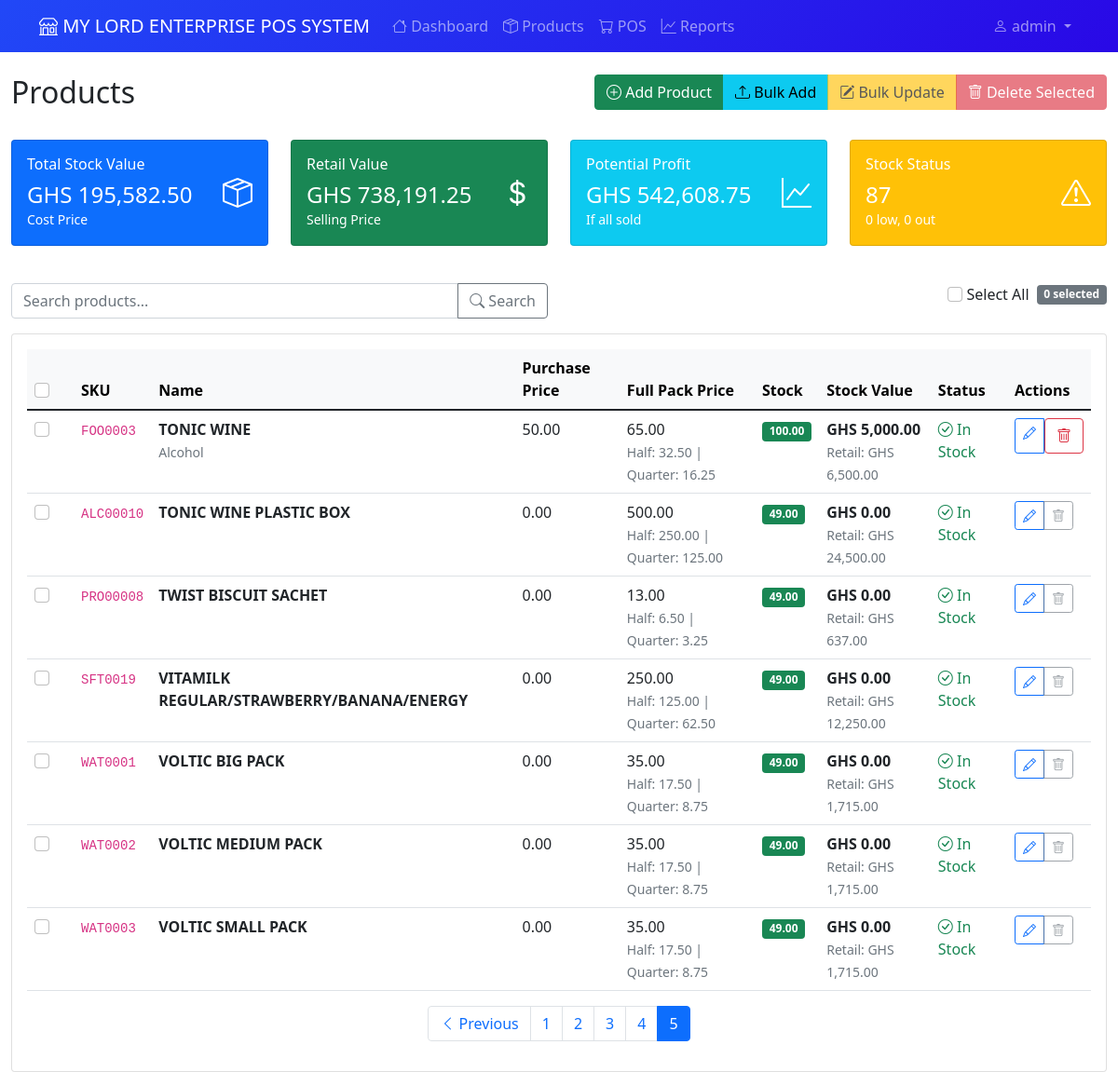
The app's page /products/?page=5&q=&category=all (signed in), older data.
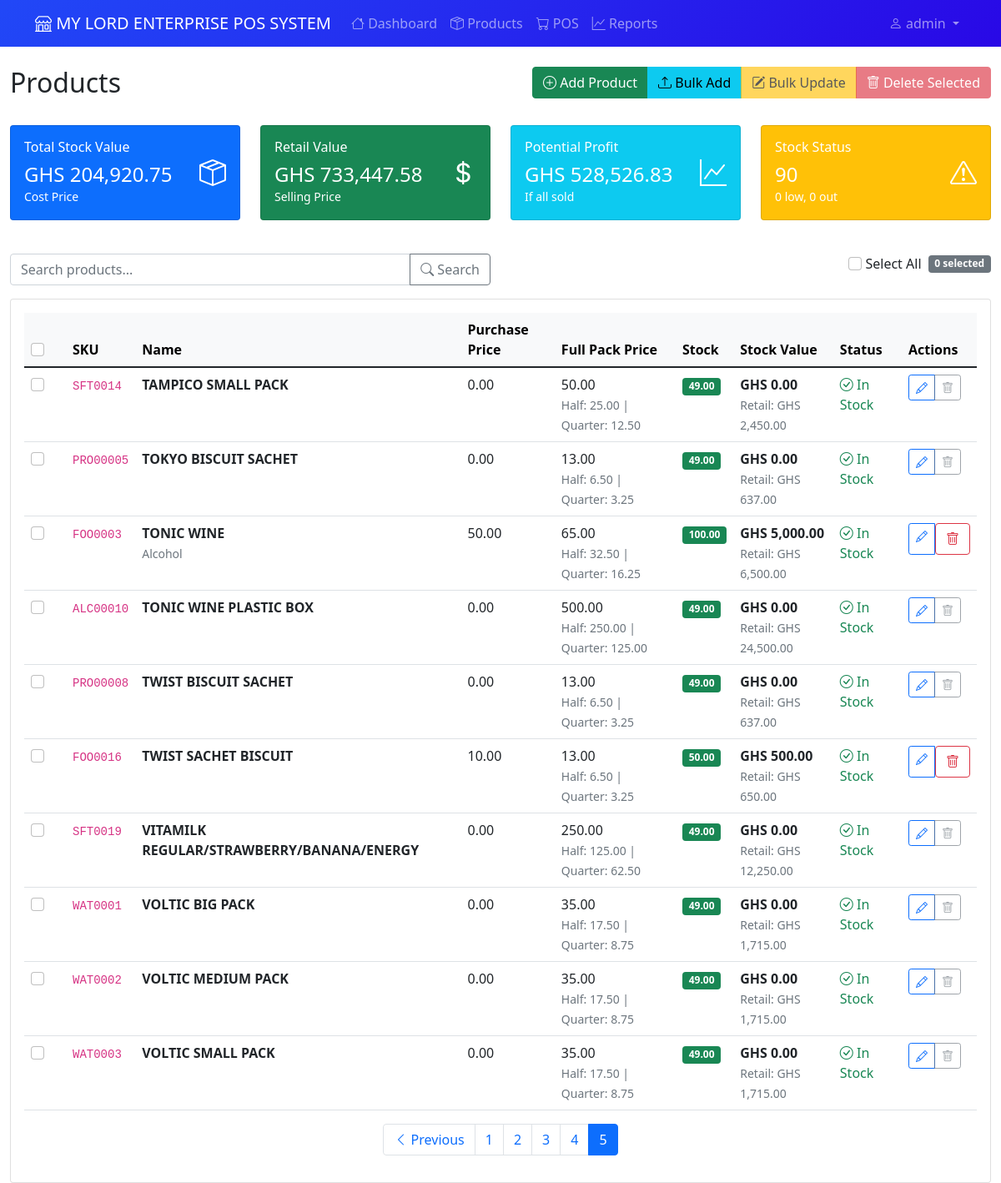
The same page, newer data.
### app/models.py (models this page shows, shortened)
class Product(db.Model):
    id = db.Column(db.Integer, primary_key=True)
    sku = db.Column(db.String(20), unique=True, nullable=False, index=True)
    name = db.Column(db.String(100), nullable=False)
    category = db.Column(db.String(50), nullable=False, index=True)
    description = db.Column(db.Text)
    purchase_price = db.Column(db.Numeric(10, 2), nullable=False)
    full_price = db.Column(db.Numeric(10, 2), nullable=False)
    half_price = db.Column(db.Numeric(10, 2), nullable=True)
    price = db.Column(db.Numeric(10, 2), nullable=False)  # For backward compatibility
    units_per_pack = db.Column(db.Integer, default=1, nullable=False)  # How many units in a full pack
    unit_price = db.Column(db.Numeric(10, 2), nullable=True)  # Price per single unit (retail)
    quantity = db.Column(db.Numeric(10, 2), nullable=False, default=0)
    image_filename = db.Column(db.String(255), nullable=True)
    image_path = db.Column(db.String(500), nullable=True)
    created_at = db.Column(db.DateTime, nullable=False, default=datetime.utcnow)
    updated_at = db.Column(db.DateTime, default=datetime.utcnow, onupdate=datetime.utcnow)
    sale_items = db.relationship('SaleItem', backref='product', lazy=True)
    CATEGORIES = [
        ('electronics', 'Electronics'),
        ('clothing', 'Clothing'),
        ('food', 'Food & Beverages'),
        ('beauty', 'Beauty & Personal Care'),
        ('books', 'Books & Stationery'),
        ('home', 'Home & Garden'),
        ('sports', 'Sports & Recreation'),
        ('automotive', 'Automotive'),
        ('toys', 'Toys & Games'),
        ('health', 'Health & Wellness'),
        ('jewelry', 'Jewelry & Accessories'),
        ('music', 'Music & Instruments'),
        ('pets', 'Pet Supplies'),
        ('office', 'Office Supplies'),
        ('tools', 'Tools & Hardware'),
        ('other', 'Other')
    ]
    ALLOWED_IMAGE_EXTENSIONS = {'png', 'jpg', 'jpeg', 'gif', 'webp'}
    MAX_IMAGE_SIZE = 10 * 1024 * 1024  # 10MB
    @property
    def quarter_price(self):
        return self.full_price / Decimal('4')

### app/products.py (the view, shortened to what this page needs)
@bp.route('/')
@login_required
@manager_required
def list_products():
    search = request.args.get('q', '').strip()
    category_filter = request.args.get('category', 'all')
    page = request.args.get('page', 1, type=int)
    query = Product.query
    if category_filter and category_filter != 'all':
        query = query.filter(Product.category == category_filter)
    products = query.order_by(Product.name).paginate(
        page=page, per_page=20, error_out=False
    )
    total_stock_value = db.session.query(
        func.sum(Product.purchase_price * Product.quantity)
    ).scalar() or 0
    total_retail_value = db.session.query(
        func.sum(Product.full_price * Product.quantity)
    ).scalar() or 0
    potential_profit = float(total_retail_value) - float(total_stock_value)
    total_products = Product.query.count()
    low_stock_count = Product.query.filter(Product.quantity <= 5).count()
    out_of_stock_count = Product.query.filter(Product.quantity == 0).count()
    category_stats = db.session.query(
        Product.category,
        func.count(Product.id).label('count'),
        func.sum(Product.quantity).label('total_quantity'),
        func.sum(Product.purchase_price * Product.quantity).label('total_value')
    ).group_by(Product.category).all()
    return render_template('products/list.html',
                         products=products,
                         search=search,
                         category_filter=category_filter,
                         categories=Product.CATEGORIES,
                         total_stock_value=total_stock_value,
                         total_retail_value=total_retail_value,
                         potential_profit=potential_profit,
                         total_products=total_products,
                         low_stock_count=low_stock_count,
                         out_of_stock_count=out_of_stock_count,
                         category_stats=category_stats)

### app/models.py (called while the page is built)
    def needs_password_change(self):
        return self.must_change_password or self.is_temporary_password

    def is_admin(self):
        return self.role == 'admin'

    def is_manager(self):
        return self.role in ['admin', 'manager']

### app/templates/products/list.html (shortened to what the changed rows need)
{% extends "base.html" %}
{% block content %}
<div class="row mb-4">
    <div class="col-md-6">
        <h2>Products</h2>
    </div>
</div>
<div class="row mb-4">
    <div class="col-lg-3 col-md-6 mb-3">
        <div class="card text-white bg-primary">
            <div class="card-body">
                <div class="d-flex justify-content-between">
                    <div>
                        <h6 class="card-title">Total Stock Value</h6>
                        <h4 class="mb-0">GHS {{ (total_stock_value or 0)|currency }}</h4>
                        <small>Cost Price</small>
                    </div>
                </div>
            </div>
        </div>
    </div>
    <div class="col-lg-3 col-md-6 mb-3">
        <div class="card text-white bg-success">
            <div class="card-body">
                <div class="d-flex justify-content-between">
                    <div>
                        <h6 class="card-title">Retail Value</h6>
                        <h4 class="mb-0">GHS {{ (total_retail_value or 0)|currency }}</h4>
                        <small>Selling Price</small>
                    </div>
                </div>
            </div>
        </div>
    </div>
    <div class="col-lg-3 col-md-6 mb-3">
        <div class="card text-white bg-info">
            <div class="card-body">
                <div class="d-flex justify-content-between">
                    <div>
                        <h6 class="card-title">Potential Profit</h6>
                        <h4 class="mb-0">GHS {{ (potential_profit or 0)|currency }}</h4>
                        <small>If all sold</small>
                    </div>
                </div>
            </div>
        </div>
    </div>
    <div class="col-lg-3 col-md-6 mb-3">
        <div class="card text-white bg-warning">
            <div class="card-body">
                <div class="d-flex justify-content-between">
                    <div>
                        <h6 class="card-title">Stock Status</h6>
                        <h4 class="mb-0">{{ total_products or 0 }}</h4>
                        <small>
                            {{ low_stock_count or 0 }} low, {{ out_of_stock_count or 0 }} out
                        </small>
                    </div>
                </div>
            </div>
        </div>
    </div>
</div>
<div class="card">
    <div class="card-body">
        {% if products.items %}
            <div class="table-responsive">
                <table class="table table-hover">
                    <thead class="table-light">
                        <tr>
                            {% if current_user.is_admin() or current_user.is_manager() %}
                            <th width="50">
                                <input type="checkbox" id="select-all-header" class="form-check-input">
                            </th>
                            {% endif %}
                            <th>SKU</th>
                            <th>Name</th>
                            <th>Purchase Price</th>
                            <th>Full Pack Price</th>
                            <th>Stock</th>
                            <th>Stock Value</th>
                            <th>Status</th>
                            {% if current_user.is_admin() or current_user.is_manager() %}
                            <th>Actions</th>
                            {% endif %}
                        </tr>
                    </thead>
                    <tbody id="products-table-body">
                        {% for product in products.items %}
                        <tr data-product-id="{{ product.id }}">
                            {% if current_user.is_admin() or current_user.is_manager() %}
                            <td>
                                <input type="checkbox" class="product-checkbox form-check-input"
                                       value="{{ product.id }}"
                                       data-has-sales="{{ 'true' if product.sale_items else 'false' }}">
                            </td>
                            {% endif %}
                            <td><code>{{ product.sku }}</code></td>
                            <td>
                                <strong>{{ product.name }}</strong>
                                {% if product.description %}
                                    <br><small class="text-muted">{{ product.description[:50] }}{% if product.description|length > 50 %}...{% endif %}</small>
                                {% endif %}
                            </td>
                            <td class="editable-field" data-field="purchase_price" data-product-id="{{ product.id }}">
                                {{ product.purchase_price | format_currency }}
                            </td>
                            <td class="editable-field" data-field="full_price" data-product-id="{{ product.id }}">
                                {{ product.full_price | format_currency }}
                                <br><small class="text-muted">
                                    Half: {{ product.half_price | format_currency }} |
                                    Quarter: {{ product.quarter_price | format_currency }}
                                </small>
                            </td>
                            <td class="editable-field" data-field="quantity" data-product-id="{{ product.id }}">
                                <span class="badge bg-{{ 'danger' if product.quantity == 0 else ('warning' if product.quantity <= 5 else 'success') }}">
                                    {{ product.quantity }}
                                </span>
                            </td>
                            <td>
                                <strong>GHS {{ (product.purchase_price * product.quantity)|currency }}</strong>
                                <br><small class="text-muted">
                                    Retail: GHS {{ (product.full_price * product.quantity)|currency }}
                                </small>
                            </td>
                            <td>
                                {% if product.quantity == 0 %}
                                    <span class="text-danger"><i class="bi bi-exclamation-triangle"></i> Out of Stock</span>
                                {% elif product.quantity <= 5 %}
                                    <span class="text-warning"><i class="bi bi-exclamation-circle"></i> Low Stock</span>
                                {% else %}
                                    <span class="text-success"><i class="bi bi-check-circle"></i> In Stock</span>
                                {% endif %}
                            </td>
                            {% if current_user.is_admin() or current_user.is_manager() %}
                            <td>
                                <div class="btn-group btn-group-sm" role="group">
                                    <a href="{{ url_for('products.edit_product', product_id=product.id) }}"
                                       class="btn btn-outline-primary">
                                        <i class="bi bi-pencil"></i>
                                    </a>
                                    {% if not product.sale_items %}
                                    <form method="POST" action="{{ url_for('products.delete_product', product_id=product.id) }}"
                                          style="display: inline;"
                                          onsubmit="return confirm('Are you sure you want to delete {{ product.name }}?')">
                                        <button type="submit" class="btn btn-outline-danger">
                                            <i class="bi bi-trash"></i>
                                        </button>
                                    </form>
                                    {% else %}
                                    <button type="button" class="btn btn-outline-secondary" disabled title="Cannot delete - has sales history">
                                        <i class="bi bi-trash"></i>
                                    </button>
                                    {% endif %}
                                </div>
                            </td>
                            {% endif %}
                        </tr>
                        {% endfor %}
                    </tbody>
                </table>
            </div>
            {% if products.pages > 1 %}
                <nav aria-label="Products pagination">
                    <ul class="pagination justify-content-center">
                        {% for page_num in products.iter_pages() %}
                            {% if page_num %}
                                {% if page_num != products.page %}
                                    <li class="page-item">
                                        <a class="page-link" href="{{ url_for('products.list_products', page=page_num, q=search, category=category_filter) }}">{{ page_num }}</a>
                                    </li>
                                {% else %}
                                    <li class="page-item active">
                                        <span class="page-link">{{ page_num }}</span>
                                    </li>
                                {% endif %}
                            {% else %}
                                <li class="page-item disabled">
                                    <span class="page-link">...</span>
                                </li>
                            {% endif %}
                        {% endfor %}
                    </ul>
                </nav>
            {% endif %}
        {% endif %}
    </div>
</div>
{% endblock %}

Row changes from the older to the newer data that the page shows:
now on this page (row unchanged): Product: sku "SFT0014", name "TAMPICO SMALL PACK", purchase_price "0.00", full_price "50.00", half_price "25.00", quarter_price "12.50", quantity "49.00", (product.purchase_price*product.quantity)|currency "0.00", (product.full_price*product.quantity)|currency "2,450.00", shows "In Stock"
now on this page (row unchanged): Product: sku "PRO00005", name "TOKYO BISCUIT SACHET", purchase_price "0.00", full_price "13.00", half_price "6.50", quarter_price "3.25", quantity "49.00", (product.purchase_price*product.quantity)|currency "0.00", (product.full_price*product.quantity)|currency "637.00", shows "In Stock"
added Product: sku "FOO0016", name "TWIST SACHET BISCUIT", purchase_price "10.00", full_price "13.00", half_price "6.50", quarter_price "3.25", quantity "50.00", (product.purchase_price*product.quantity)|currency "500.00", (product.full_price*product.quantity)|currency "650.00", shows "In Stock"
Text that changed along with them:
{{ (total_stock_value or 0)|currency }}: "195,582.50" → "204,920.75"
{{ (total_retail_value or 0)|currency }}: "738,191.25" → "733,447.58"
{{ (potential_profit or 0)|currency }}: "542,608.75" → "528,526.83"
{{ total_products or 0 }}: "87" → "90"
